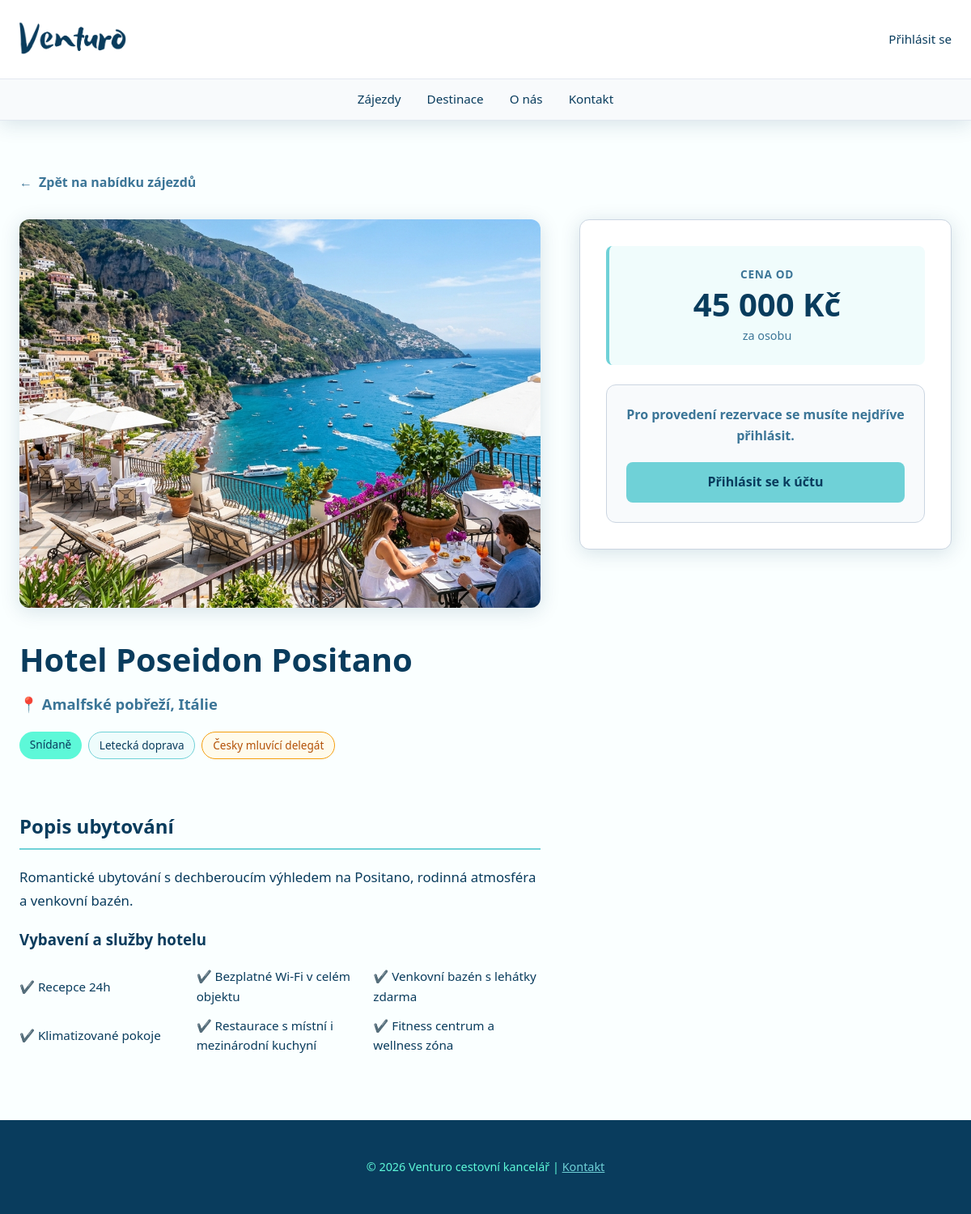
Screenshot of /detail-zajezdu/6 with the database file from the repository.
### tables this page shows
CREATE TABLE `zajezdy` (
  `id_zajezdu` int(11) NOT NULL AUTO_INCREMENT,
  `id_destinace` int(11) NOT NULL,
  `hotel` varchar(150) NOT NULL,
  `obrazky` varchar(255) DEFAULT '',
  `popis` text DEFAULT NULL,
  `cena` int(11) NOT NULL,
  `strava` varchar(50) NOT NULL,
  PRIMARY KEY (`id_zajezdu`),
  KEY `id_destinace` (`id_destinace`),
  CONSTRAINT `fk_zajezdy_destinace` FOREIGN KEY (`id_destinace`) REFERENCES `destinace` (`id_destinace`) ON DELETE CASCADE
);

CREATE TABLE `destinace` (
  `id_destinace` int(11) NOT NULL AUTO_INCREMENT,
  `id_statu` int(11) NOT NULL,
  `nazev_mesta` varchar(100) NOT NULL,
  PRIMARY KEY (`id_destinace`),
  KEY `id_statu` (`id_statu`),
  CONSTRAINT `fk_destinace_staty` FOREIGN KEY (`id_statu`) REFERENCES `staty` (`id_statu`) ON DELETE CASCADE
);

CREATE TABLE `staty` (
  `id_statu` int(11) NOT NULL AUTO_INCREMENT,
  `nazev` varchar(100) NOT NULL,
  `banner` varchar(255) DEFAULT '',
  PRIMARY KEY (`id_statu`)
);

### index.php (called while the page is built, shortened)
<?php
$smerovac = new SmerovacKontroler();
$smerovac->zpracuj(array($_SERVER['REQUEST_URI']));
$smerovac->vypisPohled();

### kontrolery/DetailZajezduKontroler.php (called while the page is built, shortened)
<?php
class DetailZajezduKontroler extends Kontroler
{
    public function zpracuj($parametry)
    {
        $idZajezdu = (int)$parametry[0];
        $zajezdyModel = new Zajezdy();
        $zajezd = $zajezdyModel->vratZajezd($idZajezdu);
    }
}

### modely/Zajezdy.php (called while the page is built, shortened)
<?php
class Zajezdy
{
    public function vratZajezd($idZajezdu)
    {
        $sql = 'SELECT z.*, d.nazev_mesta AS destinace, s.nazev AS stat
                FROM zajezdy z
                LEFT JOIN destinace d ON z.id_destinace = d.id_destinace
                LEFT JOIN staty s ON d.id_statu = s.id_statu
                WHERE z.id_zajezdu = ?';
        return Db::dotazJeden($sql, array((int)$idZajezdu));
    }
}

### modely/Db.php (called while the page is built, shortened)
<?php
class Db
{
    private static $spojeni;
    private static $nastaveni = array(
        PDO::ATTR_ERRMODE => PDO::ERRMODE_EXCEPTION,
        PDO::ATTR_EMULATE_PREPARES => false,
    );
    public static function pripoj($server, $uzivatel, $heslo, $databaze)
    {
        if (!isset(self::$spojeni)) {
            $dsn = "mysql:host=$server;dbname=$databaze;charset=utf8";
            self::$spojeni = new PDO(
                $dsn,
                $uzivatel,
                $heslo,
                self::$nastaveni
            );
        }
    }
    public static function dotazJeden($dotaz, $parametry = array()) {
        $navrat = self::$spojeni->prepare($dotaz);
        $navrat->execute($parametry);
        return $navrat->fetch();
    }
}

### kontrolery/SmerovacKontroler.php (called while the page is built, shortened)
<?php
class SmerovacKontroler extends Kontroler
{
    public function zpracuj($parametry)
    {
        $url = $parametry[0];
        $castiCesty = $this->parsujURL($url);
        if (empty($castiCesty[0])) {
            $this->presmeruj("uvod");
        } else {
            $castNazvuKontroleru = array_shift($castiCesty);
            $nazevKontroleru = $this->pomlckyDoVelbloudiNotace($castNazvuKontroleru) . "Kontroler";
            if (file_exists("kontrolery/$nazevKontroleru.php")) {
                $this->kontroler = new $nazevKontroleru;
                $this->kontroler->zpracuj($castiCesty);
            } else {
                $this->presmeruj("chyba");
            }
        }
    }
    private function pomlckyDoVelbloudiNotace($text)
    {
        $text = str_replace("-", " ", $text);
        $text = ucwords($text);
        $text = str_replace(" ", "", $text);
        return $text;
    }
    private function parsujURL($url)
    {
        $naparsovanaURL = parse_url($url);
        $cesta = $naparsovanaURL["path"];
        $cesta = ltrim($cesta, "/");
        $cesta = trim($cesta);
        $rozdelenaCesta = explode("/", $cesta);
        return $rozdelenaCesta;
    }
}

### pohledy/detail_zajezdu.phtml (the view, shortened to what this page needs)
<div class="sekce">
    <div class="zpet-obal">
        <a href="/zajezdy" class="zpet-odkaz">
            <span>←</span> Zpět na nabídku zájezdů
        </a>
    </div>
    <div class="zajezd-detail">
        <div class="zajezd-detail__hlavni">
            <div class="zajezd-detail__obrazek-obal">
                <img src="<?= htmlspecialchars($zajezd['obrazky'] ? $zajezd['obrazky'] : '/images/noimage.png') ?>" alt="<?= htmlspecialchars($zajezd['hotel']) ?>" class="zajezd-detail__obrazek">
            </div>
            <h1 class="zajezd-detail__nazev"><?= htmlspecialchars($zajezd['hotel']) ?></h1>
            <p class="zajezd-detail__lokace">📍 <?= htmlspecialchars($zajezd['destinace']) ?>, <?= htmlspecialchars($zajezd['stat']) ?></p>
            <div class="zajezd-detail__tagy">
                <span class="tag zajezd-detail__tag"><?= htmlspecialchars($zajezd['strava']) ?></span>
                <span class="tag zajezd-detail__tag zajezd-detail__tag-air">Letecká doprava</span>
                <span class="tag zajezd-detail__tag zajezd-detail__tag-guide">Česky mluvící delegát</span>
            </div>
            <div class="zajezd-detail__popis">
                <h2 class="zajezd-detail__podnadpis">Popis ubytování</h2>
                <p class="zajezd-detail__popis-text">
                    <?= nl2br(htmlspecialchars($zajezd['popis'])) ?>
                </p>
                <h3>Vybavení a služby hotelu</h3>
                <ul class="zajezd-detail__vybaveni-list">
                    <li class="zajezd-detail__vybaveni-polozka">✔️ Recepce 24h</li>
                    <li class="zajezd-detail__vybaveni-polozka">✔️ Bezplatné Wi-Fi v celém objektu</li>
                    <li class="zajezd-detail__vybaveni-polozka">✔️ Venkovní bazén s lehátky zdarma</li>
                    <li class="zajezd-detail__vybaveni-polozka">✔️ Klimatizované pokoje</li>
                    <li class="zajezd-detail__vybaveni-polozka">✔️ Restaurace s místní i mezinárodní kuchyní</li>
                    <li class="zajezd-detail__vybaveni-polozka">✔️ Fitness centrum a wellness zóna</li>
                </ul>
            </div>
        </div>
        <div class="zajezd-detail__sidebar">
            <div class="zajezd-detail__karta">
                <div class="zajezd-detail__cena-sekce">
                    <span class="zajezd-detail__cena-popisek">Cena od</span>
                    <div class="zajezd-detail__cena">
                        <?= number_format($zajezd['cena'], 0, ',', ' ') ?> Kč
                    </div>
                    <span class="zajezd-detail__cena-osoba">za osobu</span>
                </div>
                <?php if (!empty($this->prihlasenyUzivatel)): ?>
                    <form method="POST" action="/kontakt" class="zajezd-detail__formular-obal">
                        <input type="hidden" name="hotel" value="<?= htmlspecialchars($zajezd['hotel']) ?>">
                        <input type="hidden" name="termin" id="skryty-termin-text" value="">
                        <h3 class="zajezd-detail__formular-nadpis">Vyberte termín</h3>
                        <?php if (!empty($terminy)): ?>
                            <div class="zajezd-detail__terminy-list">
                                <?php foreach ($terminy as $index => $t): ?>
                                    <?php
                                        $terminText = date('d.m.Y', strtotime($t['datum_od'])) . ' – ' . date('d.m.Y', strtotime($t['datum_do']));
                                    ?>
                                    <label class="termin-karta <?= $index === 0 ? 'aktivni' : '' ?>">
                                        <input type="radio" name="id_terminu" value="<?= $t['id_terminu'] ?>" <?= $index === 0 ? 'checked' : '' ?> data-termin-text="<?= $terminText ?>" class="termin-radio">
                                        <div class="termin-obsah">
                                            <div class="termin-datum"><?= $terminText ?></div>
                                            <div class="termin-kapacita">Volná místa: <?= $t['kapacita'] ?></div>
                                            <div class="termin-odlet-info">
                                                🛫 Odlet: <?= htmlspecialchars($t['odlet_mesto'] ? $t['odlet_mesto'] . ' (' . $t['odlet_iata'] . ')' : 'Vlastní doprava') ?>
                                            </div>
                                        </div>
                                    </label>
                                <?php endforeach; ?>
                            </div>
                        <?php else: ?>
                            <p class="termin-kapacita">
                                Momentálně nejsou vypsány žádné volné termíny.
                            </p>
                        <?php endif; ?>
                        <div class="zajezd-detail__formular-polozka">
                            <label for="pocet_osob" class="zajezd-detail__formular-label">Počet osob</label>
                            <?php
                            $prefix = 'detail-pocet-osob';
                            $nadpis = 'Počet osob';
                            $dataOsob = [];
                            for ($i = 1; $i <= 10; $i++) {
                                $dataOsob[$i] = $i . ' ' . ($i === 1 ? 'osoba' : ($i < 5 ? 'osoby' : 'osob'));
                            }
                            $data = $dataOsob;
                            $isMulti = false;
                            $inputName = 'pocet_osob';
                            $defaultText = '2 osoby';
                            include 'komponenty/vyber_obecny.phtml';
                            ?>
                        </div>
                        <button type="submit" class="tlacitko tlacitko--primarni zajezd-detail__rezervovat-tlacitko" <?= empty($terminy) ? 'disabled' : '' ?>>
                            Rezervace
                        </button>
                    </form>
                <?php else: ?>
                    <div class="zajezd-detail__neprihlasen-box">
                        <p class="zajezd-detail__neprihlasen-text">Pro provedení rezervace se musíte nejdříve přihlásit.</p>
                        <a href="/prihlaseni" class="tlacitko tlacitko--primarni tlacitko--plna-sirka zajezd-detail__neprihlasen-btn">Přihlásit se k účtu</a>
                    </div>
                <?php endif; ?>
            </div>
        </div>
    </div>
</div>

### rows the page displays
zajezdy: obrazky (picture), hotel "Hotel Poseidon Positano", id_destinace.nazev_mesta "Amalfské pobřeží", staty.nazev "Itálie", strava "Snídaně", popis "Romantické ubytování s dechberoucím výhledem na Positano, rodinná atmosféra a venkovní bazén.", cena "45 000"
